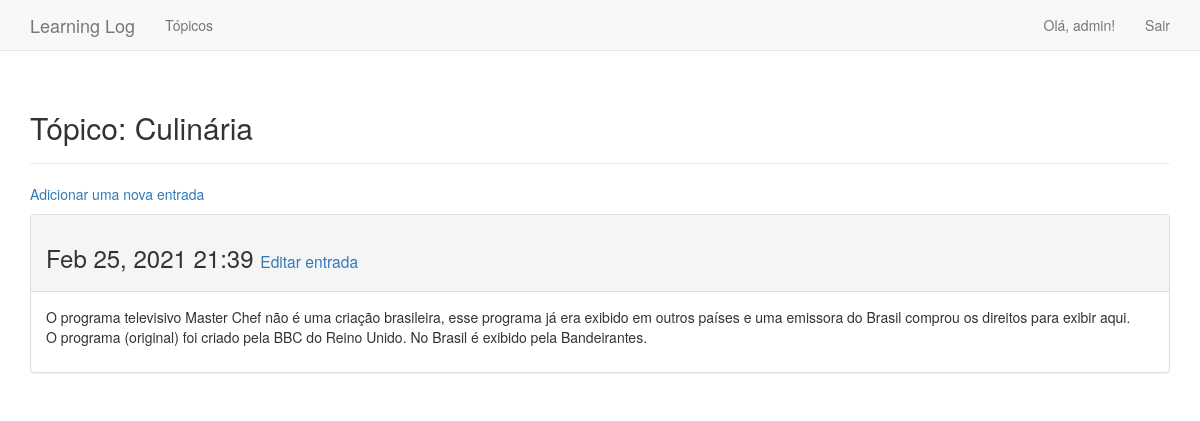
/topics/7/ (signed in), run on the app's committed database.
### learning_logs/models.py (models this page shows, shortened)
class Topic(models.Model):
    text = models.CharField(max_length=200)
    date_added = models.DateTimeField(auto_now_add=True)
    owner = models.ForeignKey(User, on_delete=models.CASCADE)
    def __str__(self):
        return self.text

class Entry(models.Model):
    topic = models.ForeignKey(Topic, on_delete=models.DO_NOTHING)
    text = models.TextField(default="")
    date_added = models.DateTimeField(auto_now_add=True)
    class Meta:
        verbose_name_plural = 'entries'

### learning_logs/views.py (the view)
# urls.py: url(r'^topics/(?P<topic_id>\d+)/$', views.topic, name='topic'),
@login_required
def topic(request, topic_id):
    topic = Topic.objects.get(id=topic_id)
    if topic.owner != request.user:
        raise Http404
    entries = topic.entry_set.order_by('-date_added')
    context = {'topic': topic, 'entries': entries}
    return render(request, 'learning_logs/topic.html', context)

### learning_logs/templates/learning_logs/topic.html (shortened to what this page needs)
{% extends 'learning_logs/base.html' %}
{% block header %}
    <h2>Tópico: {{ topic }}</h2>
{% endblock header %}
{% block content %}
    <p>
        <a href="{% url 'learning_logs:new_entry' topic.id %}">Adicionar uma nova entrada</a>
    </p>
        {% for entry in entries %}
            <div class="panel panel-default">
                <div class="panel-heading">
                    <h3>
                        {{ entry.date_added | date:'M d, Y H:i' }}
                        <small>
                            <a href="{% url 'learning_logs:edit_entry' entry.id %}">Editar entrada</a>
                        </small>
                    </h3>
                </div>
                <div class="panel-body">
                    {{ entry.text | linebreaks }}
                </div>
            </div>
        {% empty %}
            Ainda não há nada aqui...
        {% endfor %}
{% endblock content %}

### learning_logs/templates/learning_logs/base.html (shortened to what this page needs)
{% load bootstrap3 %}
<!DOCTYPE html>
<html lang="pt-br">
<head>
    {% bootstrap_css %}
</head>
<body>
    <nav class="navbar navbar-default navbar-static-top">
        <div class="container">
            <div class="navbar-header">
                <a class="navbar-brand" href="{% url 'learning_logs:index' %}">Learning Log</a>
            </div>
            <div id="navbar" class="navbar-collapse collapse">
                <ul class="nav navbar-nav">
                    <li><a href="{% url 'learning_logs:topics' %}">Tópicos</a></li>
                </ul>
                <ul class="nav navbar-nav navbar-right">
                    {% if user.is_authenticated %}
                        <li><a>Olá, {{ user.username }}!</a></li>
                        <li><a href="{% url 'users:logout' %}">Sair</a></li>
                    {% else %}
                        <li><a href="{% url 'users:register' %}">Registre-se</a></li>
                        <li><a href="{% url 'users:login' %}">Entrar</a></li>
                    {% endif %}
                </ul>
            </div>
        </div>
    </nav>
    <div class="container">
        <div class="page-header">
            {% block header %}{% endblock header %}
        </div>
        <div>
            {% block content %}{% endblock content %}
        </div>
    </div>
</body>
</html>

### data on the page
Topic: text "Culinária"
Entry: date_added "Feb 25, 2021 21:39", text "O programa televisivo Master Chef não é uma criação brasileira, esse programa já era exibido em outros países e uma emissora do Brasil comprou os direitos para exibir aqui. O programa (original) foi criado pela BBC do Reino Unido. No Brasil é exibido pela Bandeirantes."

### other printed values
{{ user.username }} "admin"
